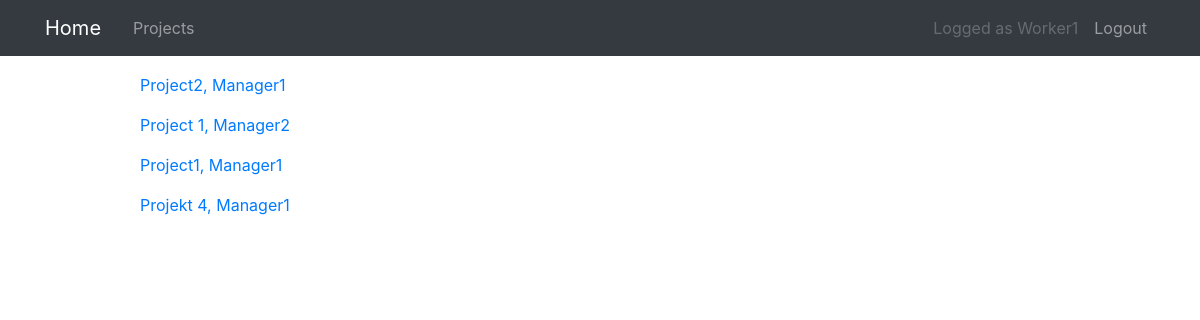
Screenshot of /projects/ (signed in) with the database file from the repository.
### projects/models.py (models this page shows, shortened)
class Project(models.Model):
    title = models.CharField(max_length=100)
    description = models.TextField()
    manager = models.ForeignKey(
        User, on_delete=models.CASCADE, related_name="manager_project_set"
    )
    worker = models.ManyToManyField(User, related_name="worker_project_set")
    client = models.ManyToManyField(User, related_name="client_project_set")
    price_per_hour = models.PositiveIntegerField(blank=True, null=True)
    def __str__(self):
        return f"{self.title}, {self.manager}"

### projects/views.py (the view)
# urls.py: path("projects/", MyProjectsListView.as_view(), name="project-list"),
class MyProjectsListView(
    LoginRequiredMixin, PermissionRequiredMixin, ListView
):
    template_name = "projects/project_list"
    context_object_name = "projects"
    def get_queryset(self):
        user = get_object_or_404(User, id=self.request.user.id)
        queryset = Project.objects.filter(manager=user)
        if len(queryset) == 0:
            queryset = Project.objects.filter(worker=user)
        if len(queryset) == 0:
            queryset = Project.objects.filter(client=user)
        return queryset
    permission_required = "projects.view_project"

### projects/templates/projects/project_list.html
{% extends "projects/base.html" %}
{% block content %}
{% for project in projects %}
{% ifequal user.groups.all.0|stringformat:"s" 'Worker' %}
<p>
    <a href="{% url 'worker-project-detail' project.pk %}">{{ project }}</a>
</p>
{% else %}
<p>
    <a href=" {% url 'project-detail' project.pk %}">{{ project }} </a>
</p>
{% endifequal %}
{% endfor %}
{% endblock content %}

### projects/templates/projects/base.html (shortened to what this page needs)
{% load static %}
<!DOCTYPE html>
<html>
<head>
  <link rel="stylesheet" href="https://maxcdn.bootstrapcdn.com/bootstrap/4.0.0/css/bootstrap.min.css"
>
  <link rel="stylesheet" type="text/css" href="{% static 'projects/main.css' %}">
</head>
<body>
  <header>
    <nav class="navbar navbar-expand-md navbar-dark bg-dark">
      <div class="container">
        <a class="navbar-brand mr-4" href="{% url 'project-home' %}">Home</a>
        <div class="collapse navbar-collapse" id="navbarToggle">
          <div class="navbar-nav mr-auto">
            {% if user.is_authenticated %}
            {% if perms.projects.view_project %}
            {% if not request.user.is_staff %}
            <a class="nav-item nav-link" href="{% url 'project-list' %}">Projects</a>
            {% endif %}
            {% endif %}
            {% endif %}
          </div>
          <div class="navbar-nav">
            {% if user.is_authenticated %}
            <a class="nav-link disabled" href="#">Logged as {{ user.username }}</a>
            <a class="nav-item nav-link" href="{% url 'logout' %}">Logout</a>
            {% else %}
            <a class="nav-item nav-link" href="{% url 'login' %}">Login</a>
            {% endif %}
          </div>
        </div>
      </div>
    </nav>
  </header>
  <main class="container">
    <div class="row">
      <div class="col-1">
      </div>
      <div class="col-10">
        {% block content %}{% endblock %}
      </div>
      <div class="col-1"></div>
    </div>
  </main>
</body>
</html>

### projects/static/projects/main.css (style rules this page uses)
.navbar { margin-bottom: 2ex; }

### rows the page displays
Project: title+manager "Project2, Manager1"
Project: title+manager "Project 1, Manager2"
Project: title+manager "Project1, Manager1"
Project: title+manager "Projekt 4, Manager1"

### other values shown
{{ user.username }} "Worker1"
